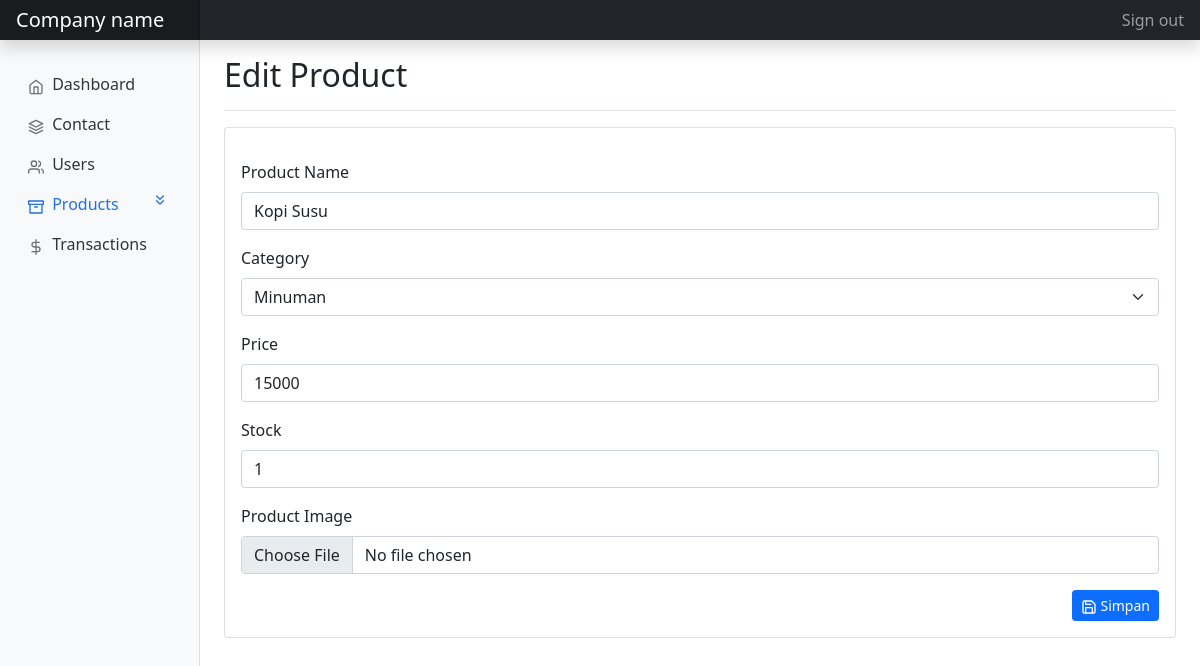
The app's page /index.php?page=edit-product&id=4 (signed in) with its own data.
### tables this page shows
CREATE TABLE `tb_product` (
  `id` int(11) NOT NULL,
  `name` varchar(100) NOT NULL,
  `category` varchar(25) NOT NULL,
  `price` double NOT NULL,
  `stock` int(11) NOT NULL,
  `image_path` varchar(100) NOT NULL
);

### query/query_product_edit.php (called while the page is built)
<?php
    include "database.php";
    $id = $_GET['id'];
    $query = "SELECT * FROM tb_product WHERE id='$id'";
    $product = mysqli_query($conn, $query);
    if(mysqli_num_rows($product) == 0){
        $_SESSION['message'] = array(
            'type' => 'danger',
            'message' => 'Maaf! Produk tidak ditemukan.'
        );
        header('Location: ../index.php?page=product');
    }else{
        $product = mysqli_fetch_array($product);
    }
?>

### products-add.php (the view, shortened to what this page needs)
<?php
    $edit = false;
    if($_GET['page'] == 'edit-product'){
        include "query/query_product_edit.php";
        $edit = true;
    }
?>
<div
    class="d-flex justify-content-between flex-wrap flex-md-nowrap align-items-center pt-3 pb-2 mb-3 border-bottom">
    <h1 class="h2"><?= ($edit) ? "Edit Product" : "Add New Product" ; ?></h1>
</div>
<div>
    <div class="card">
        <div class="card-body">
            <form action="query/query_product_add.php" method="post" enctype="multipart/form-data">
                <div class="mb-3 mt-3">
                    <label for="name" class="form-label">Product Name</label>
                    <input type="text" class="form-control" placeholder="Nama" name="name" value="<?= ($edit) ? $product['name'] : "" ; ?>">
                </div>
                <div class="mb-3">
                    <label for="description" class="form-label">Category</label>
                    <select class="form-select" name="category">
                        <option value="Minuman" <?= ($edit && $product['category'] == 'Minuman') ? "selected" : "" ; ?>>Minuman</option>
                    </select>
                </div>
                <div class="mb-3">
                    <label for="price" class="form-label">Price</label>
                    <input type="number" class="form-control" placeholder="Price" name="price" value="<?= ($edit) ? $product['price'] : "" ; ?>">
                </div>
                <div class="mb-3">
                    <label for="stock" class="form-label">Stock</label>
                    <input type="number" class="form-control" placeholder="Stock" name="stock" value="<?= ($edit) ? $product['stock'] : "" ; ?>">
                </div>
                <div class="mb-3">
                    <label for="image" class="form-label">Product Image</label>
                    <input type="file" class="form-control" name="image">
                </div>
                <button type="submit" class="btn btn-sm btn-primary float-end"> <span data-feather="save"></span> Simpan</button>
            </form>
        </div>
    </div>
</div>

### assets/css/style.css (style rules this page uses)
body { font-size: .875rem; }
.feather { width: 16px; height: 16px; vertical-align: text-bottom; }

### records on screen
tb_product: name "Kopi Susu", category "Minuman", price "15000", stock "1"
